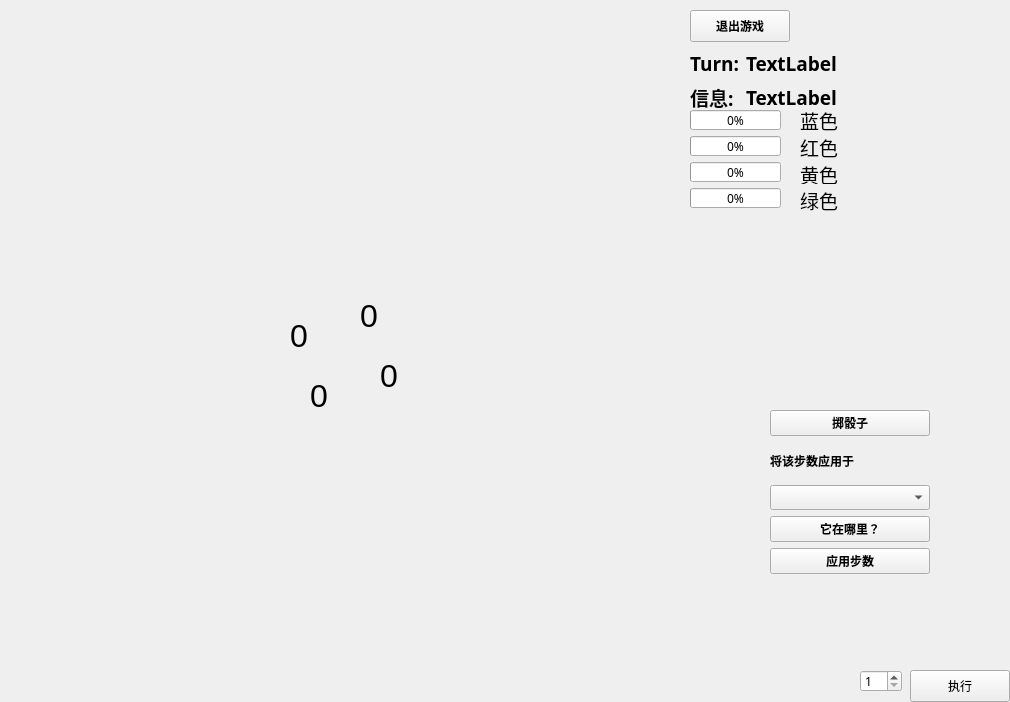
<?xml version="1.0" encoding="UTF-8"?>
<ui version="4.0">
 <class>Standard</class>
 <widget class="QWidget" name="Standard">
  <property name="geometry">
   <rect>
    <x>0</x>
    <y>0</y>
    <width>1010</width>
    <height>702</height>
   </rect>
  </property>
  <property name="minimumSize">
   <size>
    <width>1010</width>
    <height>702</height>
   </size>
  </property>
  <property name="maximumSize">
   <size>
    <width>1010</width>
    <height>702</height>
   </size>
  </property>
  <property name="font">
   <font>
    <family>Heiti SC</family>
   </font>
  </property>
  <property name="windowTitle">
   <string>Form</string>
  </property>
  <widget class="QLabel" name="label">
   <property name="geometry">
    <rect>
     <x>0</x>
     <y>0</y>
     <width>691</width>
     <height>701</height>
    </rect>
   </property>
   <property name="text">
    <string/>
   </property>
   <property name="pixmap">
    <pixmap resource="Resource.qrc">:/image/resource/standardmap.png</pixmap>
   </property>
   <property name="scaledContents">
    <bool>true</bool>
   </property>
  </widget>
  <widget class="QLabel" name="YLplane_2">
   <property name="geometry">
    <rect>
     <x>60</x>
     <y>120</y>
     <width>21</width>
     <height>21</height>
    </rect>
   </property>
   <property name="text">
    <string/>
   </property>
   <property name="pixmap">
    <pixmap resource="Resource.qrc">:/image/resource/YL.png</pixmap>
   </property>
   <property name="scaledContents">
    <bool>true</bool>
   </property>
  </widget>
  <widget class="QLabel" name="RDfinished">
   <property name="geometry">
    <rect>
     <x>380</x>
     <y>360</y>
     <width>21</width>
     <height>31</height>
    </rect>
   </property>
   <property name="font">
    <font>
     <family>Arial</family>
     <pointsize>24</pointsize>
    </font>
   </property>
   <property name="text">
    <string>0</string>
   </property>
  </widget>
  <widget class="QLabel" name="YLplane_3">
   <property name="geometry">
    <rect>
     <x>110</x>
     <y>120</y>
     <width>21</width>
     <height>21</height>
    </rect>
   </property>
   <property name="text">
    <string/>
   </property>
   <property name="pixmap">
    <pixmap resource="Resource.qrc">:/image/resource/YL.png</pixmap>
   </property>
   <property name="scaledContents">
    <bool>true</bool>
   </property>
  </widget>
  <widget class="QWidget" name="verticalLayoutWidget">
   <property name="geometry">
    <rect>
     <x>770</x>
     <y>410</y>
     <width>160</width>
     <height>164</height>
    </rect>
   </property>
   <layout class="QVBoxLayout" name="verticalLayout">
    <item>
     <widget class="QPushButton" name="diceButton">
      <property name="font">
       <font>
        <family>Heiti SC</family>
        <bold>true</bold>
       </font>
      </property>
      <property name="text">
       <string>掷骰子</string>
      </property>
      <property name="checkable">
       <bool>false</bool>
      </property>
      <property name="autoDefault">
       <bool>false</bool>
      </property>
      <property name="default">
       <bool>false</bool>
      </property>
      <property name="flat">
       <bool>false</bool>
      </property>
     </widget>
    </item>
    <item>
     <widget class="QLabel" name="toollabel1">
      <property name="font">
       <font>
        <family>Heiti SC</family>
        <bold>true</bold>
       </font>
      </property>
      <property name="text">
       <string>将该步数应用于</string>
      </property>
     </widget>
    </item>
    <item>
     <widget class="QComboBox" name="comboBox">
      <property name="font">
       <font>
        <family>Heiti SC</family>
        <bold>true</bold>
       </font>
      </property>
      <property name="editable">
       <bool>false</bool>
      </property>
      <property name="currentText">
       <string/>
      </property>
     </widget>
    </item>
    <item>
     <widget class="QPushButton" name="displayButton">
      <property name="font">
       <font>
        <family>Heiti SC</family>
        <bold>true</bold>
       </font>
      </property>
      <property name="text">
       <string>它在哪里？</string>
      </property>
     </widget>
    </item>
    <item>
     <widget class="QPushButton" name="applyButton">
      <property name="font">
       <font>
        <family>Heiti SC</family>
        <bold>true</bold>
       </font>
      </property>
      <property name="text">
       <string>应用步数</string>
      </property>
     </widget>
    </item>
   </layout>
  </widget>
  <widget class="QWidget" name="formLayoutWidget">
   <property name="geometry">
    <rect>
     <x>800</x>
     <y>110</y>
     <width>212</width>
     <height>101</height>
    </rect>
   </property>
   <layout class="QFormLayout" name="formLayout">
    <property name="labelAlignment">
     <set>Qt::AlignLeading|Qt::AlignLeft|Qt::AlignTop</set>
    </property>
    <item row="0" column="0">
     <widget class="QLabel" name="BL">
      <property name="font">
       <font>
        <family>Heiti SC</family>
        <pointsize>14</pointsize>
        <bold>false</bold>
       </font>
      </property>
      <property name="text">
       <string>蓝色</string>
      </property>
     </widget>
    </item>
    <item row="0" column="1">
     <widget class="QLabel" name="BLNameLabel">
      <property name="minimumSize">
       <size>
        <width>174</width>
        <height>0</height>
       </size>
      </property>
      <property name="font">
       <font>
        <family>Heiti SC</family>
        <pointsize>14</pointsize>
        <bold>false</bold>
       </font>
      </property>
      <property name="text">
       <string/>
      </property>
     </widget>
    </item>
    <item row="1" column="0">
     <widget class="QLabel" name="RD">
      <property name="font">
       <font>
        <family>Heiti SC</family>
        <pointsize>14</pointsize>
        <bold>false</bold>
       </font>
      </property>
      <property name="text">
       <string>红色</string>
      </property>
     </widget>
    </item>
    <item row="1" column="1">
     <widget class="QLabel" name="RDNameLabel">
      <property name="minimumSize">
       <size>
        <width>174</width>
        <height>0</height>
       </size>
      </property>
      <property name="font">
       <font>
        <family>Heiti SC</family>
        <pointsize>14</pointsize>
        <bold>false</bold>
       </font>
      </property>
      <property name="text">
       <string/>
      </property>
     </widget>
    </item>
    <item row="2" column="0">
     <widget class="QLabel" name="YL">
      <property name="font">
       <font>
        <family>Heiti SC</family>
        <pointsize>14</pointsize>
        <bold>false</bold>
       </font>
      </property>
      <property name="text">
       <string>黄色</string>
      </property>
     </widget>
    </item>
    <item row="3" column="0">
     <widget class="QLabel" name="GR">
      <property name="font">
       <font>
        <family>Heiti SC</family>
        <pointsize>14</pointsize>
        <bold>false</bold>
       </font>
      </property>
      <property name="text">
       <string>绿色</string>
      </property>
     </widget>
    </item>
    <item row="3" column="1">
     <widget class="QLabel" name="GRNameLabel">
      <property name="minimumSize">
       <size>
        <width>174</width>
        <height>0</height>
       </size>
      </property>
      <property name="font">
       <font>
        <family>Heiti SC</family>
        <pointsize>14</pointsize>
        <bold>false</bold>
       </font>
      </property>
      <property name="text">
       <string/>
      </property>
     </widget>
    </item>
    <item row="2" column="1">
     <widget class="QLabel" name="YLNameLabel">
      <property name="minimumSize">
       <size>
        <width>174</width>
        <height>0</height>
       </size>
      </property>
      <property name="font">
       <font>
        <family>Heiti SC</family>
        <pointsize>14</pointsize>
        <bold>false</bold>
       </font>
      </property>
      <property name="text">
       <string/>
      </property>
     </widget>
    </item>
   </layout>
  </widget>
  <widget class="QLabel" name="BLplane_0">
   <property name="geometry">
    <rect>
     <x>560</x>
     <y>60</y>
     <width>21</width>
     <height>21</height>
    </rect>
   </property>
   <property name="text">
    <string/>
   </property>
   <property name="pixmap">
    <pixmap resource="Resource.qrc">:/image/resource/BL.png</pixmap>
   </property>
   <property name="scaledContents">
    <bool>true</bool>
   </property>
  </widget>
  <widget class="QWidget" name="formLayoutWidget_2">
   <property name="geometry">
    <rect>
     <x>690</x>
     <y>50</y>
     <width>411</width>
     <height>62</height>
    </rect>
   </property>
   <layout class="QFormLayout" name="formLayout_2">
    <property name="labelAlignment">
     <set>Qt::AlignLeading|Qt::AlignLeft|Qt::AlignVCenter</set>
    </property>
    <item row="0" column="0">
     <widget class="QLabel" name="TurnNameLabel">
      <property name="font">
       <font>
        <family>Heiti SC</family>
        <pointsize>14</pointsize>
        <bold>true</bold>
       </font>
      </property>
      <property name="text">
       <string>Turn:</string>
      </property>
     </widget>
    </item>
    <item row="0" column="1">
     <widget class="QLabel" name="TurnName">
      <property name="minimumSize">
       <size>
        <width>358</width>
        <height>0</height>
       </size>
      </property>
      <property name="font">
       <font>
        <family>Heiti SC</family>
        <pointsize>14</pointsize>
        <bold>true</bold>
       </font>
      </property>
      <property name="text">
       <string>TextLabel</string>
      </property>
     </widget>
    </item>
    <item row="1" column="0">
     <widget class="QLabel" name="MessageBoxLabel">
      <property name="font">
       <font>
        <family>Heiti SC</family>
        <pointsize>14</pointsize>
        <bold>true</bold>
       </font>
      </property>
      <property name="text">
       <string>信息:</string>
      </property>
     </widget>
    </item>
    <item row="1" column="1">
     <widget class="QLabel" name="MessageBox">
      <property name="minimumSize">
       <size>
        <width>358</width>
        <height>0</height>
       </size>
      </property>
      <property name="font">
       <font>
        <family>Heiti SC</family>
        <pointsize>14</pointsize>
        <bold>true</bold>
       </font>
      </property>
      <property name="text">
       <string>TextLabel</string>
      </property>
     </widget>
    </item>
   </layout>
  </widget>
  <widget class="QLabel" name="YLplane_0">
   <property name="geometry">
    <rect>
     <x>60</x>
     <y>60</y>
     <width>21</width>
     <height>21</height>
    </rect>
   </property>
   <property name="text">
    <string/>
   </property>
   <property name="pixmap">
    <pixmap resource="Resource.qrc">:/image/resource/YL.png</pixmap>
   </property>
   <property name="scaledContents">
    <bool>true</bool>
   </property>
  </widget>
  <widget class="QLabel" name="GRfinished">
   <property name="geometry">
    <rect>
     <x>310</x>
     <y>380</y>
     <width>21</width>
     <height>31</height>
    </rect>
   </property>
   <property name="font">
    <font>
     <family>Arial</family>
     <pointsize>24</pointsize>
    </font>
   </property>
   <property name="text">
    <string>0</string>
   </property>
  </widget>
  <widget class="QLabel" name="RDplane_3">
   <property name="geometry">
    <rect>
     <x>610</x>
     <y>630</y>
     <width>21</width>
     <height>21</height>
    </rect>
   </property>
   <property name="text">
    <string/>
   </property>
   <property name="pixmap">
    <pixmap resource="Resource.qrc">:/image/resource/RD.png</pixmap>
   </property>
   <property name="scaledContents">
    <bool>true</bool>
   </property>
  </widget>
  <widget class="QLabel" name="RDplane_0">
   <property name="geometry">
    <rect>
     <x>550</x>
     <y>570</y>
     <width>21</width>
     <height>21</height>
    </rect>
   </property>
   <property name="text">
    <string/>
   </property>
   <property name="pixmap">
    <pixmap resource="Resource.qrc">:/image/resource/RD.png</pixmap>
   </property>
   <property name="scaledContents">
    <bool>true</bool>
   </property>
  </widget>
  <widget class="QLabel" name="BLfinished">
   <property name="geometry">
    <rect>
     <x>360</x>
     <y>300</y>
     <width>21</width>
     <height>31</height>
    </rect>
   </property>
   <property name="font">
    <font>
     <family>Arial</family>
     <pointsize>24</pointsize>
    </font>
   </property>
   <property name="text">
    <string>0</string>
   </property>
  </widget>
  <widget class="QLabel" name="BLplane_1">
   <property name="geometry">
    <rect>
     <x>610</x>
     <y>60</y>
     <width>21</width>
     <height>21</height>
    </rect>
   </property>
   <property name="text">
    <string/>
   </property>
   <property name="pixmap">
    <pixmap resource="Resource.qrc">:/image/resource/BL.png</pixmap>
   </property>
   <property name="scaledContents">
    <bool>true</bool>
   </property>
  </widget>
  <widget class="QLabel" name="GRplane_0">
   <property name="geometry">
    <rect>
     <x>60</x>
     <y>570</y>
     <width>21</width>
     <height>21</height>
    </rect>
   </property>
   <property name="text">
    <string/>
   </property>
   <property name="pixmap">
    <pixmap resource="Resource.qrc">:/image/resource/GR.png</pixmap>
   </property>
   <property name="scaledContents">
    <bool>true</bool>
   </property>
  </widget>
  <widget class="QLabel" name="BLplane_2">
   <property name="geometry">
    <rect>
     <x>560</x>
     <y>120</y>
     <width>21</width>
     <height>21</height>
    </rect>
   </property>
   <property name="text">
    <string/>
   </property>
   <property name="pixmap">
    <pixmap resource="Resource.qrc">:/image/resource/BL.png</pixmap>
   </property>
   <property name="scaledContents">
    <bool>true</bool>
   </property>
  </widget>
  <widget class="QLabel" name="YLplane_1">
   <property name="geometry">
    <rect>
     <x>110</x>
     <y>60</y>
     <width>21</width>
     <height>21</height>
    </rect>
   </property>
   <property name="text">
    <string/>
   </property>
   <property name="pixmap">
    <pixmap resource="Resource.qrc">:/image/resource/YL.png</pixmap>
   </property>
   <property name="scaledContents">
    <bool>true</bool>
   </property>
  </widget>
  <widget class="QLabel" name="RDplane_1">
   <property name="geometry">
    <rect>
     <x>610</x>
     <y>570</y>
     <width>21</width>
     <height>21</height>
    </rect>
   </property>
   <property name="text">
    <string/>
   </property>
   <property name="pixmap">
    <pixmap resource="Resource.qrc">:/image/resource/RD.png</pixmap>
   </property>
   <property name="scaledContents">
    <bool>true</bool>
   </property>
  </widget>
  <widget class="QLabel" name="GRplane_3">
   <property name="geometry">
    <rect>
     <x>110</x>
     <y>630</y>
     <width>21</width>
     <height>21</height>
    </rect>
   </property>
   <property name="text">
    <string/>
   </property>
   <property name="pixmap">
    <pixmap resource="Resource.qrc">:/image/resource/GR.png</pixmap>
   </property>
   <property name="scaledContents">
    <bool>true</bool>
   </property>
  </widget>
  <widget class="QLabel" name="dicelabel">
   <property name="geometry">
    <rect>
     <x>800</x>
     <y>280</y>
     <width>91</width>
     <height>91</height>
    </rect>
   </property>
   <property name="text">
    <string/>
   </property>
   <property name="pixmap">
    <pixmap resource="Resource.qrc">:/image/resource/dice_1.jpg</pixmap>
   </property>
   <property name="scaledContents">
    <bool>true</bool>
   </property>
  </widget>
  <widget class="QLabel" name="GRplane_1">
   <property name="geometry">
    <rect>
     <x>110</x>
     <y>570</y>
     <width>21</width>
     <height>21</height>
    </rect>
   </property>
   <property name="text">
    <string/>
   </property>
   <property name="pixmap">
    <pixmap resource="Resource.qrc">:/image/resource/GR.png</pixmap>
   </property>
   <property name="scaledContents">
    <bool>true</bool>
   </property>
  </widget>
  <widget class="QLabel" name="GRplane_2">
   <property name="geometry">
    <rect>
     <x>60</x>
     <y>630</y>
     <width>21</width>
     <height>21</height>
    </rect>
   </property>
   <property name="text">
    <string/>
   </property>
   <property name="pixmap">
    <pixmap resource="Resource.qrc">:/image/resource/GR.png</pixmap>
   </property>
   <property name="scaledContents">
    <bool>true</bool>
   </property>
  </widget>
  <widget class="QWidget" name="verticalLayoutWidget_2">
   <property name="geometry">
    <rect>
     <x>690</x>
     <y>110</y>
     <width>111</width>
     <height>98</height>
    </rect>
   </property>
   <layout class="QVBoxLayout" name="verticalLayout_2">
    <item>
     <widget class="QProgressBar" name="BLprogress">
      <property name="sizePolicy">
       <sizepolicy hsizetype="Fixed" vsizetype="Fixed">
        <horstretch>0</horstretch>
        <verstretch>0</verstretch>
       </sizepolicy>
      </property>
      <property name="maximum">
       <number>4</number>
      </property>
      <property name="value">
       <number>0</number>
      </property>
     </widget>
    </item>
    <item>
     <widget class="QProgressBar" name="RDprogress">
      <property name="sizePolicy">
       <sizepolicy hsizetype="Fixed" vsizetype="Fixed">
        <horstretch>0</horstretch>
        <verstretch>0</verstretch>
       </sizepolicy>
      </property>
      <property name="maximum">
       <number>4</number>
      </property>
      <property name="value">
       <number>0</number>
      </property>
     </widget>
    </item>
    <item>
     <widget class="QProgressBar" name="YLprogress">
      <property name="sizePolicy">
       <sizepolicy hsizetype="Fixed" vsizetype="Fixed">
        <horstretch>0</horstretch>
        <verstretch>0</verstretch>
       </sizepolicy>
      </property>
      <property name="maximum">
       <number>4</number>
      </property>
      <property name="value">
       <number>0</number>
      </property>
     </widget>
    </item>
    <item>
     <widget class="QProgressBar" name="GRprogress">
      <property name="sizePolicy">
       <sizepolicy hsizetype="Fixed" vsizetype="Fixed">
        <horstretch>0</horstretch>
        <verstretch>0</verstretch>
       </sizepolicy>
      </property>
      <property name="maximum">
       <number>4</number>
      </property>
      <property name="value">
       <number>0</number>
      </property>
     </widget>
    </item>
   </layout>
  </widget>
  <widget class="QLabel" name="YLfinished">
   <property name="geometry">
    <rect>
     <x>290</x>
     <y>320</y>
     <width>21</width>
     <height>31</height>
    </rect>
   </property>
   <property name="font">
    <font>
     <family>Arial</family>
     <pointsize>24</pointsize>
    </font>
   </property>
   <property name="text">
    <string>0</string>
   </property>
  </widget>
  <widget class="QPushButton" name="pushButton">
   <property name="geometry">
    <rect>
     <x>690</x>
     <y>10</y>
     <width>100</width>
     <height>32</height>
    </rect>
   </property>
   <property name="font">
    <font>
     <family>Heiti SC</family>
     <bold>true</bold>
    </font>
   </property>
   <property name="text">
    <string>退出游戏</string>
   </property>
  </widget>
  <widget class="QLabel" name="BLplane_3">
   <property name="geometry">
    <rect>
     <x>610</x>
     <y>120</y>
     <width>21</width>
     <height>21</height>
    </rect>
   </property>
   <property name="text">
    <string/>
   </property>
   <property name="pixmap">
    <pixmap resource="Resource.qrc">:/image/resource/BL.png</pixmap>
   </property>
   <property name="scaledContents">
    <bool>true</bool>
   </property>
  </widget>
  <widget class="QLabel" name="RDplane_2">
   <property name="geometry">
    <rect>
     <x>550</x>
     <y>630</y>
     <width>21</width>
     <height>21</height>
    </rect>
   </property>
   <property name="text">
    <string/>
   </property>
   <property name="pixmap">
    <pixmap resource="Resource.qrc">:/image/resource/RD.png</pixmap>
   </property>
   <property name="scaledContents">
    <bool>true</bool>
   </property>
  </widget>
  <widget class="QSpinBox" name="cheatnum">
   <property name="geometry">
    <rect>
     <x>860</x>
     <y>670</y>
     <width>42</width>
     <height>22</height>
    </rect>
   </property>
   <property name="minimum">
    <number>1</number>
   </property>
   <property name="maximum">
    <number>6</number>
   </property>
  </widget>
  <widget class="QPushButton" name="cheatButton">
   <property name="geometry">
    <rect>
     <x>910</x>
     <y>670</y>
     <width>100</width>
     <height>32</height>
    </rect>
   </property>
   <property name="text">
    <string>执行</string>
   </property>
  </widget>
 </widget>
 <resources>
  <include location="Resource.qrc"/>
 </resources>
 <connections/>
</ui>
